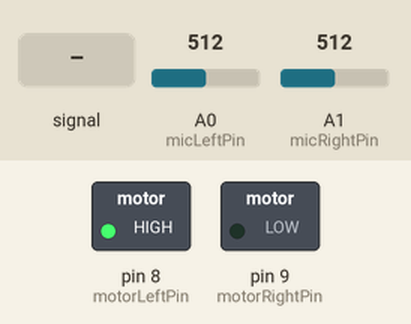
A sketch run on a simulated Arduino Uno, built with avr-gcc and run on an emulated ATmega328P. Parts: switched loads named in the sketch (green lamp = pin HIGH). Dashed ring = blinking. The test bench sets the inputs (shaded band); at power-on: A0 (micLeftPin) = 512, A1 (micRightPin) = 512. What the sketch prints to the serial monitor is not drawn.

Above: at 1.2 s.
1.3 s: A0 (micLeftPin) fed a 200 Hz sine of ±81 counts around its level
At 1.8 s:
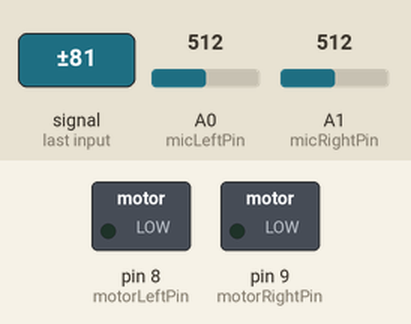
At 3.4 s:
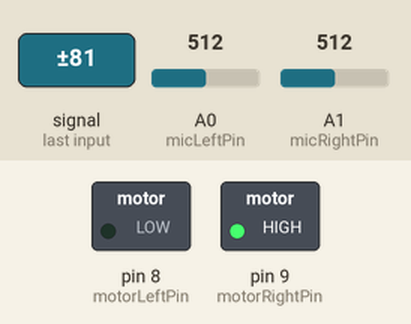
7.9 s: A1 (micRightPin) fed a 200 Hz sine of ±255 counts around its level
At 8.8 s:
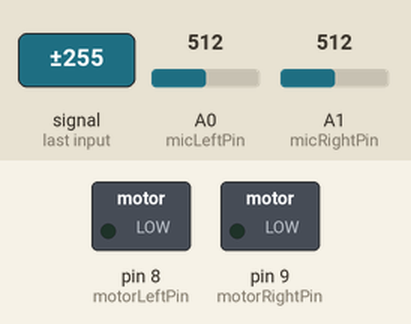
12.0 s: A0 (micLeftPin) set to 598
18.6 s: A0 (micLeftPin) set to 621
22.1 s: A0 (micLeftPin) set to 443
28.2 s: A0 (micLeftPin) set to 419
Timing chart, 0 to 32.7 s (numbered marks = the images above; inputs shaded):
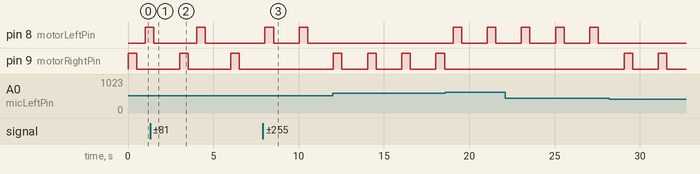

Measured:
- after the input at 1.3 s, pin 8 (motorLeftPin): goes on until 4.5 s, then stays LOW
- after the input at 7.9 s, pin 8 (motorLeftPin): alternates HIGH for 0.50 s and LOW for 1.5 s, starting after 0.13 s; pin 9 (motorRightPin): stops changing and stays LOW
- by itself, pin 9 (motorRightPin): alternates HIGH for 0.50 s and LOW for 2.5 s

The sketch:

index.ino
```cpp
//ピンを宣言します
const int micLeftPin = A0;
const int micRightPin = A1;

const int motorLeftPin = 8;
const int motorRightPin = 9;

const int threshold = 300;
boolean isProcessing = false;
const int allowableLimitError = 10;

// State
int elem = 5;
int rAvgArr[5] = {0, 0, 0, 0, 0};
int rSum = 0;
int lAvgArr[5] = {0, 0, 0, 0, 0};
int lSum = 0;

void setup() {
  //9ピンを出力ピンに設定
  pinMode(motorLeftPin, OUTPUT);
  pinMode(motorRightPin, OUTPUT);
  //シリアル通信を開始します
  Serial.begin(115200);
}

void swapArr(int newRightValue, int newLeftValue) {
  for(int i=0; i < elem - 1; i++) {
    rAvgArr[i] = rAvgArr[i+1];
    lAvgArr[i] = lAvgArr[i+1];
  }
  rAvgArr[elem - 1] = newRightValue;
  lAvgArr[elem - 1] = newLeftValue;

  return;
}

void vib(int motorPin, int pattern) {
  for(int i = 0; i < pattern; i++){
    Serial.print("start ");
	  digitalWrite(motorPin, HIGH);
    delay(500);
	  Serial.print("stop\n");
    digitalWrite(motorPin, LOW);
    delay(500);
  }
}

void debugCode(double rAvg, double lAvg) {
  String rightResult = "[";
  for(int i = 0; i < elem; i++) {
    rightResult += rAvgArr[i];
    rightResult += ' ';
  }
  rightResult += "]";
  rightResult += "rAvg ";
  rightResult += (String)rAvg;

  String leftResult = "[";
  for(int i = 0; i < elem; i++) {
    leftResult += lAvgArr[i];
    leftResult += ' ';
  }
  leftResult += "]";
  leftResult += "lAvg ";
  leftResult += (String)lAvg;

  Serial.println(rightResult);
  Serial.println(leftResult);
}

void loop() {
  if(isProcessing == true) {
    return;
  }

  char state = 'S';

  //マイクの音量(電圧)を測り、micValueという場所(変数)に入れておきます
  int micLeftValue = abs(analogRead(micLeftPin));
  int micRightValue = abs(analogRead(micRightPin));

  rSum = rSum + (micRightValue - rAvgArr[0]);
  lSum = lSum + (micLeftValue - lAvgArr[0]);

  swapArr(micRightValue, micLeftValue);

  double rAvg = (double)rSum / (double)elem;
  double lAvg = (double)lSum / (double)elem;

  debugCode(rAvg, lAvg);

  //Left or Right
  if((abs(lAvg - rAvg) <= allowableLimitError) && ((lAvg >= threshold) && (rAvg >= threshold))) {
    isProcessing = true;
    state = 'B';
  }else if(rAvg >= threshold && rAvg > lAvg) {
    isProcessing = true;
    state = 'R';
  }else if(lAvg >= threshold && lAvg > rAvg) {
    isProcessing = true;
    state = 'L';
  }


  switch (state) {
  case 'B':
    Serial.println("both ... both");
    vib(motorRightPin, 1);
    vib(motorLeftPin, 1);
    break;
  case 'R':
    Serial.println("right ... right");
    vib(motorRightPin, 1);
    break;
  case 'L':
    Serial.println("left ... left");
    vib(motorLeftPin, 1);
    break;
  default:
    Serial.println("nothing");
  }

  if(isProcessing == true) {
    delay(1000);
    isProcessing = false;
  }

  Serial.println("");
}
```
